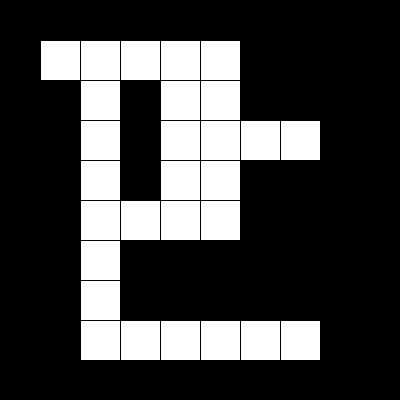
Frame 1 (no input)
Frame 60 (the mouse pressed at the canvas centre just before this capture): identical to frame 1, image omitted
Frame 120 (the mouse held since frame 60 and released just before this capture): identical to frame 1, image omitted

The Processing sketch that drew this single still picture (run headless with seeded random() and noise(); from frame 60 on, the mouse is pressed at the canvas centre):

// Processing sketch: week15_5_maze_DFS
// ── week15_5_maze_DFS.pde
// week15_5_maze_DFS
int [][] maze = {
  {1,1,1,1,1,1,1,1,1,1},
  {1,0,0,0,0,0,1,1,1,1},
  {1,1,0,1,0,0,1,1,1,1},
  {1,1,0,1,0,0,0,0,1,1},
  {1,1,0,1,0,0,1,1,1,1},
  {1,1,0,0,0,0,1,1,1,1},
  {1,1,0,1,1,1,1,1,1,1},
  {1,1,0,1,1,1,1,1,1,1},
  {1,1,0,0,0,0,0,0,1,1},
  {1,1,1,1,1,1,1,1,1,1},
};
void setup(){
  size(400,400);
}
void draw(){
  for(int i=0; i<maze.length; i++){
    for(int j=0; j<maze[0].length; j++){
      if(maze[i][j]==1) fill(0);
      else fill(255);
      rect(j*40, i*40, 40, 40);
    }
  }
}
